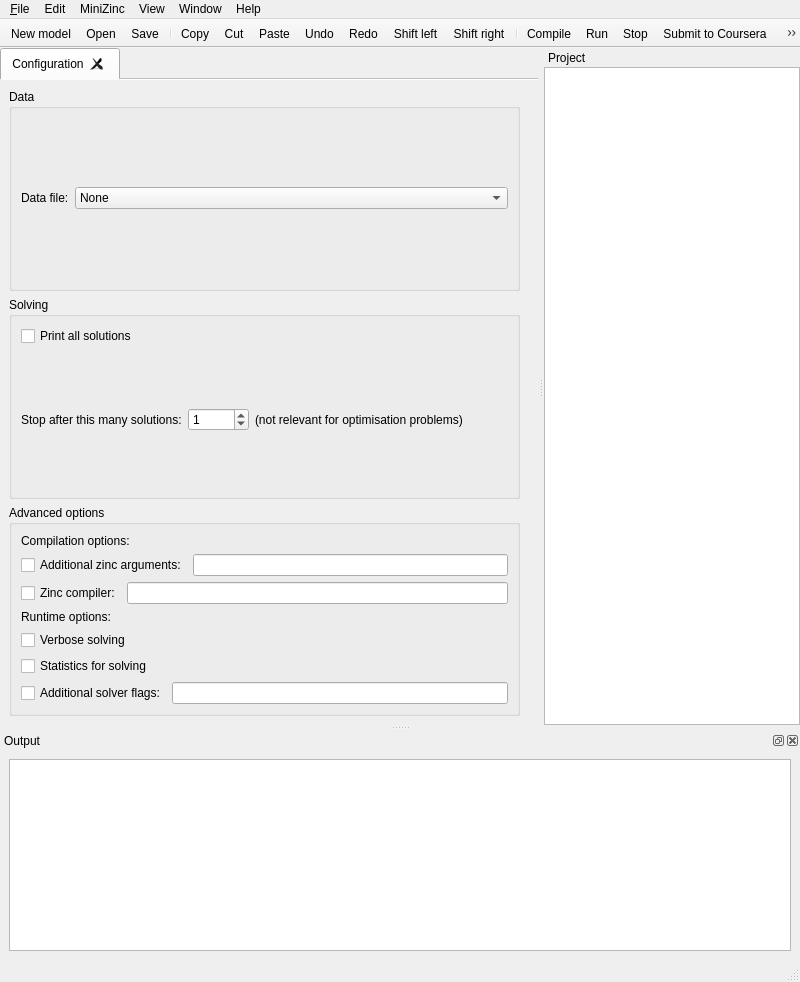
<?xml version="1.0" encoding="UTF-8"?>
<ui version="4.0">
 <class>MainWindow</class>
 <widget class="QMainWindow" name="MainWindow">
  <property name="geometry">
   <rect>
    <x>0</x>
    <y>0</y>
    <width>800</width>
    <height>982</height>
   </rect>
  </property>
  <property name="windowTitle">
   <string/>
  </property>
  <property name="windowIcon">
   <iconset resource="minizincide.qrc">
    <normaloff>:/mznide.ico</normaloff>:/mznide.ico</iconset>
  </property>
  <property name="iconSize">
   <size>
    <width>256</width>
    <height>256</height>
   </size>
  </property>
  <property name="unifiedTitleAndToolBarOnMac">
   <bool>true</bool>
  </property>
  <widget class="QWidget" name="centralwidget">
   <layout class="QVBoxLayout" name="verticalLayout">
    <property name="leftMargin">
     <number>0</number>
    </property>
    <property name="topMargin">
     <number>0</number>
    </property>
    <property name="rightMargin">
     <number>0</number>
    </property>
    <property name="bottomMargin">
     <number>0</number>
    </property>
    <item>
     <widget class="QTabWidget" name="tabWidget">
      <property name="sizePolicy">
       <sizepolicy hsizetype="Expanding" vsizetype="Preferred">
        <horstretch>0</horstretch>
        <verstretch>0</verstretch>
       </sizepolicy>
      </property>
      <property name="focusPolicy">
       <enum>Qt::StrongFocus</enum>
      </property>
      <property name="currentIndex">
       <number>0</number>
      </property>
      <property name="documentMode">
       <bool>true</bool>
      </property>
      <property name="tabsClosable">
       <bool>true</bool>
      </property>
      <property name="movable">
       <bool>true</bool>
      </property>
      <widget class="QWidget" name="configuration">
       <property name="sizePolicy">
        <sizepolicy hsizetype="Preferred" vsizetype="Preferred">
         <horstretch>0</horstretch>
         <verstretch>0</verstretch>
        </sizepolicy>
       </property>
       <attribute name="title">
        <string>Configuration</string>
       </attribute>
       <layout class="QVBoxLayout" name="verticalLayout_2">
        <item>
         <widget class="QScrollArea" name="scrollArea">
          <property name="frameShape">
           <enum>QFrame::NoFrame</enum>
          </property>
          <property name="horizontalScrollBarPolicy">
           <enum>Qt::ScrollBarAlwaysOff</enum>
          </property>
          <property name="widgetResizable">
           <bool>true</bool>
          </property>
          <widget class="QWidget" name="scrollAreaWidgetContents">
           <property name="geometry">
            <rect>
             <x>0</x>
             <y>0</y>
             <width>536</width>
             <height>585</height>
            </rect>
           </property>
           <layout class="QVBoxLayout" name="verticalLayout_6">
            <property name="leftMargin">
             <number>0</number>
            </property>
            <property name="topMargin">
             <number>0</number>
            </property>
            <property name="bottomMargin">
             <number>0</number>
            </property>
            <item>
             <widget class="QGroupBox" name="groupBox">
              <property name="sizePolicy">
               <sizepolicy hsizetype="Preferred" vsizetype="Minimum">
                <horstretch>0</horstretch>
                <verstretch>0</verstretch>
               </sizepolicy>
              </property>
              <property name="title">
               <string>Data</string>
              </property>
              <layout class="QVBoxLayout" name="verticalLayout_4">
               <item>
                <layout class="QHBoxLayout" name="horizontalLayout_2">
                 <item>
                  <widget class="QLabel" name="label_5">
                   <property name="sizePolicy">
                    <sizepolicy hsizetype="Fixed" vsizetype="Preferred">
                     <horstretch>0</horstretch>
                     <verstretch>0</verstretch>
                    </sizepolicy>
                   </property>
                   <property name="text">
                    <string>Data file:</string>
                   </property>
                  </widget>
                 </item>
                 <item>
                  <widget class="QComboBox" name="conf_data_file">
                   <item>
                    <property name="text">
                     <string>None</string>
                    </property>
                   </item>
                  </widget>
                 </item>
                </layout>
               </item>
              </layout>
             </widget>
            </item>
            <item>
             <widget class="QGroupBox" name="groupBox_2">
              <property name="sizePolicy">
               <sizepolicy hsizetype="Preferred" vsizetype="Minimum">
                <horstretch>0</horstretch>
                <verstretch>0</verstretch>
               </sizepolicy>
              </property>
              <property name="title">
               <string>Solving</string>
              </property>
              <layout class="QVBoxLayout" name="verticalLayout_3">
               <item>
                <layout class="QHBoxLayout" name="horizontalLayout_6">
                 <item>
                  <layout class="QHBoxLayout" name="horizontalLayout_4">
                   <item>
                    <widget class="QCheckBox" name="conf_printall">
                     <property name="text">
                      <string>Print all solutions</string>
                     </property>
                    </widget>
                   </item>
                  </layout>
                 </item>
                </layout>
               </item>
               <item>
                <layout class="QHBoxLayout" name="horizontalLayout_7">
                 <item>
                  <layout class="QHBoxLayout" name="horizontalLayout_5">
                   <item>
                    <widget class="QLabel" name="label_3">
                     <property name="text">
                      <string>Stop after this many solutions:</string>
                     </property>
                    </widget>
                   </item>
                   <item>
                    <widget class="QSpinBox" name="conf_nsol">
                     <property name="maximum">
                      <number>10000</number>
                     </property>
                     <property name="value">
                      <number>1</number>
                     </property>
                    </widget>
                   </item>
                  </layout>
                 </item>
                 <item>
                  <widget class="QLabel" name="label_6">
                   <property name="text">
                    <string>(not relevant for optimisation problems)</string>
                   </property>
                  </widget>
                 </item>
                 <item>
                  <spacer name="horizontalSpacer">
                   <property name="orientation">
                    <enum>Qt::Horizontal</enum>
                   </property>
                   <property name="sizeHint" stdset="0">
                    <size>
                     <width>40</width>
                     <height>20</height>
                    </size>
                   </property>
                  </spacer>
                 </item>
                </layout>
               </item>
              </layout>
             </widget>
            </item>
            <item>
             <widget class="QGroupBox" name="groupBox_3">
              <property name="title">
               <string>Advanced options</string>
              </property>
              <property name="checkable">
               <bool>false</bool>
              </property>
              <layout class="QVBoxLayout" name="verticalLayout_5">
               <item>
                <widget class="QLabel" name="label_7">
                 <property name="text">
                  <string>Compilation options:</string>
                 </property>
                </widget>
               </item>
               <item>
                <layout class="QHBoxLayout" name="horizontalLayout_9">
                 <item>
                  <widget class="QCheckBox" name="conf_have_zinc_params">
                   <property name="text">
                    <string>Additional zinc arguments:</string>
                   </property>
                  </widget>
                 </item>
                 <item>
                  <widget class="QLineEdit" name="conf_zinc_params"/>
                 </item>
                </layout>
               </item>
               <item>
                <layout class="QHBoxLayout" name="horizontalLayout_3">
                 <item>
                  <widget class="QCheckBox" name="conf_have_zinc_compiler">
                   <property name="text">
                    <string>Zinc compiler:</string>
                   </property>
                  </widget>
                 </item>
                 <item>
                  <widget class="QLineEdit" name="conf_zinc_compiler"/>
                 </item>
                </layout>
               </item>
               <item>
                <widget class="QLabel" name="label">
                 <property name="text">
                  <string>Runtime options:</string>
                 </property>
                </widget>
               </item>
               <item>
                <widget class="QCheckBox" name="conf_solver_verbose">
                 <property name="text">
                  <string>Verbose solving</string>
                 </property>
                </widget>
               </item>
               <item>
                <widget class="QCheckBox" name="conf_stats">
                 <property name="text">
                  <string>Statistics for solving</string>
                 </property>
                </widget>
               </item>
               <item>
                <layout class="QHBoxLayout" name="horizontalLayout_10">
                 <item>
                  <widget class="QCheckBox" name="conf_have_solverFlags">
                   <property name="text">
                    <string>Additional solver flags:</string>
                   </property>
                  </widget>
                 </item>
                 <item>
                  <widget class="QLineEdit" name="conf_solverFlags"/>
                 </item>
                </layout>
               </item>
              </layout>
              <zorder>conf_stats</zorder>
              <zorder>conf_solver_verbose</zorder>
              <zorder>label</zorder>
              <zorder>label_7</zorder>
              <zorder></zorder>
             </widget>
            </item>
           </layout>
          </widget>
         </widget>
        </item>
       </layout>
      </widget>
     </widget>
    </item>
   </layout>
  </widget>
  <widget class="QMenuBar" name="menubar">
   <property name="geometry">
    <rect>
     <x>0</x>
     <y>0</y>
     <width>800</width>
     <height>25</height>
    </rect>
   </property>
   <property name="nativeMenuBar">
    <bool>true</bool>
   </property>
   <widget class="QMenu" name="menuFile">
    <property name="title">
     <string>&amp;File</string>
    </property>
    <widget class="QMenu" name="menuRecent_Files">
     <property name="title">
      <string>Recent Files</string>
     </property>
     <addaction name="separator"/>
     <addaction name="actionClear_menu"/>
    </widget>
    <widget class="QMenu" name="menuRecent_Projects">
     <property name="title">
      <string>Recent Projects</string>
     </property>
     <addaction name="separator"/>
     <addaction name="actionClear_menu_2"/>
    </widget>
    <addaction name="actionNewModel_file"/>
    <addaction name="actionNewData_file"/>
    <addaction name="actionOpen"/>
    <addaction name="actionAdd_to_project"/>
    <addaction name="menuRecent_Files"/>
    <addaction name="menuRecent_Projects"/>
    <addaction name="separator"/>
    <addaction name="actionSave"/>
    <addaction name="actionSave_as"/>
    <addaction name="actionSave_all"/>
    <addaction name="separator"/>
    <addaction name="actionClose"/>
    <addaction name="separator"/>
    <addaction name="actionNew_project"/>
    <addaction name="actionSave_project"/>
    <addaction name="actionSave_project_as"/>
    <addaction name="actionClose_project"/>
    <addaction name="separator"/>
    <addaction name="actionQuit"/>
   </widget>
   <widget class="QMenu" name="menuEdit">
    <property name="title">
     <string>Edit</string>
    </property>
    <widget class="QMenu" name="menuFind">
     <property name="title">
      <string>Find</string>
     </property>
     <addaction name="actionFind"/>
     <addaction name="separator"/>
     <addaction name="actionFind_next"/>
     <addaction name="actionFind_previous"/>
    </widget>
    <addaction name="actionUndo"/>
    <addaction name="actionRedo"/>
    <addaction name="separator"/>
    <addaction name="actionCut"/>
    <addaction name="actionCopy"/>
    <addaction name="actionPaste"/>
    <addaction name="separator"/>
    <addaction name="actionSelect_All"/>
    <addaction name="separator"/>
    <addaction name="menuFind"/>
    <addaction name="actionGo_to_line"/>
    <addaction name="actionShift_left"/>
    <addaction name="actionShift_right"/>
    <addaction name="action_Un_comment"/>
   </widget>
   <widget class="QMenu" name="menuMiniZinc">
    <property name="title">
     <string>MiniZinc</string>
    </property>
    <addaction name="actionRun"/>
    <addaction name="actionStop"/>
    <addaction name="actionCompile"/>
    <addaction name="actionSubmit_to_Coursera"/>
    <addaction name="separator"/>
    <addaction name="actionManage_solvers"/>
    <addaction name="separator"/>
   </widget>
   <widget class="QMenu" name="menuView">
    <property name="title">
     <string>View</string>
    </property>
    <addaction name="actionBigger_font"/>
    <addaction name="actionSmaller_font"/>
    <addaction name="actionDefault_font_size"/>
    <addaction name="actionSelect_font"/>
    <addaction name="actionDark_mode"/>
    <addaction name="separator"/>
    <addaction name="actionOnly_editor"/>
    <addaction name="actionSplit"/>
    <addaction name="actionPrevious_tab"/>
    <addaction name="actionNext_tab"/>
    <addaction name="separator"/>
    <addaction name="actionHide_tool_bar"/>
    <addaction name="separator"/>
    <addaction name="actionShow_project_explorer"/>
    <addaction name="separator"/>
    <addaction name="actionClear_output"/>
   </widget>
   <widget class="QMenu" name="menuHelp">
    <property name="title">
     <string>Help</string>
    </property>
    <addaction name="actionAbout_MiniZinc_IDE"/>
    <addaction name="actionHelp"/>
    <addaction name="actionCheat_Sheet"/>
   </widget>
   <widget class="QMenu" name="menuWindow">
    <property name="title">
     <string>Window</string>
    </property>
   </widget>
   <addaction name="menuFile"/>
   <addaction name="menuEdit"/>
   <addaction name="menuMiniZinc"/>
   <addaction name="menuView"/>
   <addaction name="menuWindow"/>
   <addaction name="menuHelp"/>
  </widget>
  <widget class="QStatusBar" name="statusbar"/>
  <widget class="OutputDockWidget" name="outputDockWidget">
   <property name="sizePolicy">
    <sizepolicy hsizetype="Preferred" vsizetype="MinimumExpanding">
     <horstretch>0</horstretch>
     <verstretch>0</verstretch>
    </sizepolicy>
   </property>
   <property name="features">
    <set>QDockWidget::AllDockWidgetFeatures</set>
   </property>
   <property name="allowedAreas">
    <set>Qt::BottomDockWidgetArea|Qt::LeftDockWidgetArea|Qt::RightDockWidgetArea</set>
   </property>
   <property name="windowTitle">
    <string>Output</string>
   </property>
   <attribute name="dockWidgetArea">
    <number>8</number>
   </attribute>
   <widget class="QWidget" name="dockWidgetContents_4">
    <layout class="QHBoxLayout" name="horizontalLayout">
     <item>
      <widget class="QTextBrowser" name="outputConsole">
       <property name="verticalScrollBarPolicy">
        <enum>Qt::ScrollBarAsNeeded</enum>
       </property>
       <property name="horizontalScrollBarPolicy">
        <enum>Qt::ScrollBarAsNeeded</enum>
       </property>
       <property name="openLinks">
        <bool>false</bool>
       </property>
      </widget>
     </item>
    </layout>
   </widget>
  </widget>
  <widget class="QToolBar" name="toolBar">
   <property name="windowTitle">
    <string>toolBar</string>
   </property>
   <property name="movable">
    <bool>false</bool>
   </property>
   <property name="iconSize">
    <size>
     <width>32</width>
     <height>32</height>
    </size>
   </property>
   <property name="toolButtonStyle">
    <enum>Qt::ToolButtonTextUnderIcon</enum>
   </property>
   <property name="floatable">
    <bool>false</bool>
   </property>
   <attribute name="toolBarArea">
    <enum>TopToolBarArea</enum>
   </attribute>
   <attribute name="toolBarBreak">
    <bool>false</bool>
   </attribute>
   <addaction name="actionNewModel_file"/>
   <addaction name="actionOpen"/>
   <addaction name="actionSave"/>
   <addaction name="separator"/>
   <addaction name="actionCopy"/>
   <addaction name="actionCut"/>
   <addaction name="actionPaste"/>
   <addaction name="actionUndo"/>
   <addaction name="actionRedo"/>
   <addaction name="actionShift_left"/>
   <addaction name="actionShift_right"/>
   <addaction name="separator"/>
   <addaction name="actionCompile"/>
   <addaction name="actionRun"/>
   <addaction name="actionStop"/>
   <addaction name="actionSubmit_to_Coursera"/>
   <addaction name="actionShow_project_explorer"/>
  </widget>
  <widget class="QDockWidget" name="projectExplorerDockWidget">
   <property name="floating">
    <bool>false</bool>
   </property>
   <property name="features">
    <set>QDockWidget::DockWidgetMovable</set>
   </property>
   <property name="allowedAreas">
    <set>Qt::BottomDockWidgetArea|Qt::LeftDockWidgetArea|Qt::RightDockWidgetArea</set>
   </property>
   <property name="windowTitle">
    <string>Project</string>
   </property>
   <attribute name="dockWidgetArea">
    <number>2</number>
   </attribute>
   <widget class="QWidget" name="dockWidgetContents">
    <layout class="QHBoxLayout" name="horizontalLayout_12">
     <property name="leftMargin">
      <number>0</number>
     </property>
     <property name="topMargin">
      <number>0</number>
     </property>
     <property name="rightMargin">
      <number>0</number>
     </property>
     <property name="bottomMargin">
      <number>0</number>
     </property>
     <item>
      <widget class="QTreeView" name="projectView">
       <property name="verticalScrollBarPolicy">
        <enum>Qt::ScrollBarAsNeeded</enum>
       </property>
       <property name="horizontalScrollBarPolicy">
        <enum>Qt::ScrollBarAsNeeded</enum>
       </property>
       <property name="indentation">
        <number>10</number>
       </property>
       <property name="uniformRowHeights">
        <bool>true</bool>
       </property>
       <property name="sortingEnabled">
        <bool>true</bool>
       </property>
       <property name="animated">
        <bool>true</bool>
       </property>
       <property name="headerHidden">
        <bool>true</bool>
       </property>
       <attribute name="headerVisible">
        <bool>false</bool>
       </attribute>
      </widget>
     </item>
    </layout>
   </widget>
  </widget>
  <action name="actionOpen">
   <property name="icon">
    <iconset resource="minizincide.qrc">
     <normaloff>:/icons/images/document-open.png</normaloff>:/icons/images/document-open.png</iconset>
   </property>
   <property name="text">
    <string>&amp;Open...</string>
   </property>
   <property name="shortcut">
    <string>Ctrl+O</string>
   </property>
   <property name="iconVisibleInMenu">
    <bool>false</bool>
   </property>
  </action>
  <action name="actionSave">
   <property name="icon">
    <iconset resource="minizincide.qrc">
     <normaloff>:/icons/images/document-save.png</normaloff>:/icons/images/document-save.png</iconset>
   </property>
   <property name="text">
    <string>Save</string>
   </property>
   <property name="shortcut">
    <string>Ctrl+S</string>
   </property>
   <property name="iconVisibleInMenu">
    <bool>false</bool>
   </property>
  </action>
  <action name="actionSave_as">
   <property name="text">
    <string>Save as...</string>
   </property>
   <property name="shortcut">
    <string>Ctrl+Shift+S</string>
   </property>
   <property name="iconVisibleInMenu">
    <bool>false</bool>
   </property>
  </action>
  <action name="actionClose">
   <property name="text">
    <string>Close file</string>
   </property>
   <property name="shortcut">
    <string>Ctrl+W</string>
   </property>
   <property name="iconVisibleInMenu">
    <bool>false</bool>
   </property>
  </action>
  <action name="actionUndo">
   <property name="icon">
    <iconset resource="minizincide.qrc">
     <normaloff>:/icons/images/edit-undo.png</normaloff>:/icons/images/edit-undo.png</iconset>
   </property>
   <property name="text">
    <string>Undo</string>
   </property>
   <property name="shortcut">
    <string>Ctrl+Z</string>
   </property>
   <property name="iconVisibleInMenu">
    <bool>false</bool>
   </property>
  </action>
  <action name="actionRedo">
   <property name="icon">
    <iconset resource="minizincide.qrc">
     <normaloff>:/icons/images/edit-redo.png</normaloff>:/icons/images/edit-redo.png</iconset>
   </property>
   <property name="text">
    <string>Redo</string>
   </property>
   <property name="shortcut">
    <string>Ctrl+Shift+Z</string>
   </property>
   <property name="iconVisibleInMenu">
    <bool>false</bool>
   </property>
  </action>
  <action name="actionCut">
   <property name="icon">
    <iconset resource="minizincide.qrc">
     <normaloff>:/icons/images/edit-cut.png</normaloff>:/icons/images/edit-cut.png</iconset>
   </property>
   <property name="text">
    <string>Cut</string>
   </property>
   <property name="shortcut">
    <string>Ctrl+X</string>
   </property>
   <property name="iconVisibleInMenu">
    <bool>false</bool>
   </property>
  </action>
  <action name="actionCopy">
   <property name="icon">
    <iconset resource="minizincide.qrc">
     <normaloff>:/icons/images/edit-copy.png</normaloff>:/icons/images/edit-copy.png</iconset>
   </property>
   <property name="text">
    <string>Copy</string>
   </property>
   <property name="iconVisibleInMenu">
    <bool>false</bool>
   </property>
  </action>
  <action name="actionPaste">
   <property name="icon">
    <iconset resource="minizincide.qrc">
     <normaloff>:/icons/images/edit-paste.png</normaloff>:/icons/images/edit-paste.png</iconset>
   </property>
   <property name="text">
    <string>Paste</string>
   </property>
   <property name="shortcut">
    <string>Ctrl+V</string>
   </property>
   <property name="iconVisibleInMenu">
    <bool>false</bool>
   </property>
  </action>
  <action name="actionSelect_All">
   <property name="text">
    <string>Select All</string>
   </property>
   <property name="shortcut">
    <string>Ctrl+A</string>
   </property>
  </action>
  <action name="actionGo_to_line">
   <property name="text">
    <string>Go to line...</string>
   </property>
   <property name="shortcut">
    <string>Ctrl+L</string>
   </property>
  </action>
  <action name="actionRun">
   <property name="icon">
    <iconset resource="minizincide.qrc">
     <normaloff>:/icons/images/media-playback-start.png</normaloff>:/icons/images/media-playback-start.png</iconset>
   </property>
   <property name="text">
    <string>Run</string>
   </property>
   <property name="shortcut">
    <string>Ctrl+R</string>
   </property>
  </action>
  <action name="actionQuit">
   <property name="text">
    <string>Quit</string>
   </property>
  </action>
  <action name="actionStop">
   <property name="icon">
    <iconset resource="minizincide.qrc">
     <normaloff>:/icons/images/media-playback-stop.png</normaloff>:/icons/images/media-playback-stop.png</iconset>
   </property>
   <property name="text">
    <string>Stop</string>
   </property>
   <property name="shortcut">
    <string>Ctrl+E</string>
   </property>
  </action>
  <action name="actionCompile">
   <property name="icon">
    <iconset resource="minizincide.qrc">
     <normaloff>:/icons/images/media-playback-start.png</normaloff>:/icons/images/media-playback-start.png</iconset>
   </property>
   <property name="text">
    <string>Compile</string>
   </property>
   <property name="shortcut">
    <string>Ctrl+B</string>
   </property>
  </action>
  <action name="actionClear_output">
   <property name="text">
    <string>Clear output</string>
   </property>
   <property name="shortcut">
    <string>Ctrl+K</string>
   </property>
  </action>
  <action name="actionBigger_font">
   <property name="text">
    <string>Bigger font</string>
   </property>
   <property name="shortcut">
    <string>Ctrl++</string>
   </property>
  </action>
  <action name="actionSmaller_font">
   <property name="text">
    <string>Smaller font</string>
   </property>
   <property name="shortcut">
    <string>Ctrl+-</string>
   </property>
  </action>
  <action name="actionAbout_MiniZinc_IDE">
   <property name="text">
    <string>About MiniZinc IDE</string>
   </property>
  </action>
  <action name="actionDefault_font_size">
   <property name="text">
    <string>Default font size</string>
   </property>
  </action>
  <action name="actionManage_solvers">
   <property name="text">
    <string>Preferences</string>
   </property>
  </action>
  <action name="actionReplace">
   <property name="text">
    <string>Replace...</string>
   </property>
   <property name="shortcut">
    <string>Ctrl+Shift+F</string>
   </property>
  </action>
  <action name="actionSelect_font">
   <property name="text">
    <string>Select font...</string>
   </property>
   <property name="shortcut">
    <string>Ctrl+T</string>
   </property>
  </action>
  <action name="actionOnly_editor">
   <property name="text">
    <string>Only editor</string>
   </property>
   <property name="shortcut">
    <string>Ctrl+1</string>
   </property>
  </action>
  <action name="actionSplit">
   <property name="text">
    <string>Show output</string>
   </property>
   <property name="toolTip">
    <string>Show output</string>
   </property>
   <property name="shortcut">
    <string>Ctrl+2</string>
   </property>
  </action>
  <action name="actionShift_left">
   <property name="icon">
    <iconset resource="minizincide.qrc">
     <normaloff>:/icons/images/format-indent-less.png</normaloff>:/icons/images/format-indent-less.png</iconset>
   </property>
   <property name="text">
    <string>Shift selection left</string>
   </property>
   <property name="iconText">
    <string>Shift left</string>
   </property>
   <property name="shortcut">
    <string>Ctrl+[</string>
   </property>
   <property name="iconVisibleInMenu">
    <bool>false</bool>
   </property>
  </action>
  <action name="actionShift_right">
   <property name="icon">
    <iconset resource="minizincide.qrc">
     <normaloff>:/icons/images/format-indent-more.png</normaloff>:/icons/images/format-indent-more.png</iconset>
   </property>
   <property name="text">
    <string>Shift selection right</string>
   </property>
   <property name="iconText">
    <string>Shift right</string>
   </property>
   <property name="shortcut">
    <string>Ctrl+]</string>
   </property>
   <property name="iconVisibleInMenu">
    <bool>false</bool>
   </property>
  </action>
  <action name="actionHelp">
   <property name="text">
    <string>Help...</string>
   </property>
  </action>
  <action name="actionNew_project">
   <property name="text">
    <string>New project</string>
   </property>
   <property name="shortcut">
    <string>Ctrl+Shift+N</string>
   </property>
  </action>
  <action name="actionSave_project">
   <property name="text">
    <string>Save project</string>
   </property>
  </action>
  <action name="actionSave_project_as">
   <property name="text">
    <string>Save project as...</string>
   </property>
  </action>
  <action name="actionClose_project">
   <property name="text">
    <string>Close project</string>
   </property>
   <property name="shortcut">
    <string>Ctrl+Shift+W</string>
   </property>
  </action>
  <action name="actionFind">
   <property name="icon">
    <iconset resource="minizincide.qrc">
     <normaloff>:/icons/images/edit-find-replace.png</normaloff>:/icons/images/edit-find-replace.png</iconset>
   </property>
   <property name="text">
    <string>Find...</string>
   </property>
   <property name="shortcut">
    <string>Ctrl+F</string>
   </property>
   <property name="iconVisibleInMenu">
    <bool>false</bool>
   </property>
  </action>
  <action name="actionFind_next">
   <property name="text">
    <string>Find next</string>
   </property>
   <property name="shortcut">
    <string>Ctrl+G</string>
   </property>
  </action>
  <action name="actionFind_previous">
   <property name="text">
    <string>Find previous</string>
   </property>
   <property name="shortcut">
    <string>Ctrl+Shift+G</string>
   </property>
  </action>
  <action name="actionSave_all">
   <property name="text">
    <string>Save all</string>
   </property>
  </action>
  <action name="action_Un_comment">
   <property name="text">
    <string>(Un)comment</string>
   </property>
   <property name="shortcut">
    <string>Ctrl+/</string>
   </property>
  </action>
  <action name="actionPrevious_tab">
   <property name="text">
    <string>Previous tab</string>
   </property>
   <property name="shortcut">
    <string>Ctrl+{</string>
   </property>
  </action>
  <action name="actionNext_tab">
   <property name="text">
    <string>Next tab</string>
   </property>
   <property name="shortcut">
    <string>Ctrl+}</string>
   </property>
  </action>
  <action name="actionClear_menu">
   <property name="text">
    <string>Clear menu</string>
   </property>
  </action>
  <action name="actionClear_menu_2">
   <property name="text">
    <string>Clear menu</string>
   </property>
  </action>
  <action name="actionHide_tool_bar">
   <property name="text">
    <string>Hide tool bar</string>
   </property>
  </action>
  <action name="actionShow_project_explorer">
   <property name="icon">
    <iconset resource="minizincide.qrc">
     <normaloff>:/icons/images/package-x-generic.png</normaloff>:/icons/images/package-x-generic.png</iconset>
   </property>
   <property name="text">
    <string>Show project explorer</string>
   </property>
   <property name="iconVisibleInMenu">
    <bool>false</bool>
   </property>
  </action>
  <action name="actionNewModel_file">
   <property name="icon">
    <iconset resource="minizincide.qrc">
     <normaloff>:/icons/images/document-new.png</normaloff>:/icons/images/document-new.png</iconset>
   </property>
   <property name="text">
    <string>New model</string>
   </property>
   <property name="toolTip">
    <string>New model</string>
   </property>
   <property name="shortcut">
    <string>Ctrl+N</string>
   </property>
   <property name="iconVisibleInMenu">
    <bool>false</bool>
   </property>
  </action>
  <action name="actionNewData_file">
   <property name="icon">
    <iconset resource="minizincide.qrc">
     <normaloff>:/icons/images/document-new.png</normaloff>:/icons/images/document-new.png</iconset>
   </property>
   <property name="text">
    <string>New data</string>
   </property>
   <property name="toolTip">
    <string>New data</string>
   </property>
   <property name="iconVisibleInMenu">
    <bool>false</bool>
   </property>
  </action>
  <action name="actionAdd_to_project">
   <property name="text">
    <string>Add files to project...</string>
   </property>
  </action>
  <action name="actionSubmit_to_Coursera">
   <property name="icon">
    <iconset resource="minizincide.qrc">
     <normaloff>:/icons/images/coursera.png</normaloff>:/icons/images/coursera.png</iconset>
   </property>
   <property name="text">
    <string>Submit to Coursera</string>
   </property>
   <property name="shortcut">
    <string>Ctrl+U</string>
   </property>
  </action>
  <action name="actionCheat_Sheet">
   <property name="text">
    <string>Cheat Sheet...</string>
   </property>
  </action>
  <action name="actionDark_mode">
   <property name="checkable">
    <bool>true</bool>
   </property>
   <property name="text">
    <string>Dark mode</string>
   </property>
  </action>
 </widget>
 <customwidgets>
  <customwidget>
   <class>OutputDockWidget</class>
   <extends>QDockWidget</extends>
   <header>outputdockwidget.h</header>
   <container>1</container>
  </customwidget>
 </customwidgets>
 <resources>
  <include location="minizincide.qrc"/>
 </resources>
 <connections/>
</ui>
